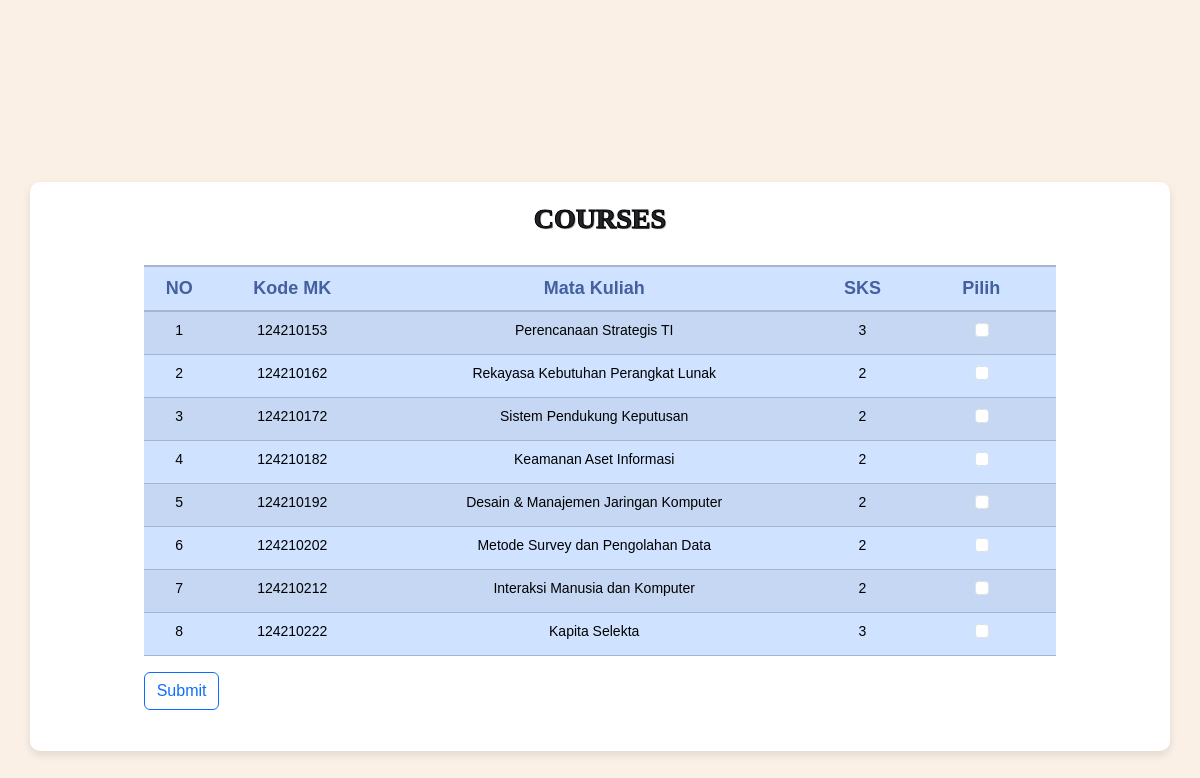
Screenshot of /matakuliahuser.php with the database file from the repository.
### tables this page shows
CREATE TABLE `matakuliah` (
  `no` int(10) NOT NULL,
  `kodemk` int(15) NOT NULL,
  `matakuliah` varchar(50) NOT NULL,
  `sks` int(2) NOT NULL
);

### matakuliahuser.php (the view, shortened to what this page needs)
<!DOCTYPE html>
<html lang="en">
<head>
    <link href="https://cdn.jsdelivr.net/npm/bootstrap@5.3.3/dist/css/bootstrap.min.css" rel="stylesheet">
</head>
<body style="background: linen">
<?php include 'navbar.php'; ?><br><br>
<div class="container">
        <h3 class="text-center">COURSES</h3><br>
        <form method="POST" action="prosesinputmk.php">
            <div class="row">
                <div class="col-md-10 mx-auto">
                    <table class="table table-primary table-striped table-hover">
                        <thead class="table-primary text-center table-group-divider">
                            <tr>
                                <th scope="col">NO</th>
                                <th scope="col">Kode MK</th>
                                <th scope="col">Mata Kuliah</th>
                                <th scope="col">SKS</th>
                                <th scope="col">Pilih</th>
                            </tr>
                        </thead>
                        <tbody class="table-primary text-center table-group-divider">
                            <?php
                            include 'koneksi.php';
                            $query = mysqli_query($connect, "SELECT * FROM matakuliah");
                            while ($data = mysqli_fetch_array($query)) { ?>
                                <tr>
                                    <td><?= $data['no']; ?></td>
                                    <td><?= $data['kodemk']; ?></td>
                                    <td><?= $data['matakuliah']; ?></td>
                                    <td><?= $data['sks']; ?></td>
                                    <td class="text-center">
                                        <div class="form-check">
                                            <input class="form-check-input"style="margin-left:40px" type="checkbox" name="pilih[]"
                                                value="<?= $data['no'] . ',' . $data['kodemk'] . ',' . $data['matakuliah'] . ',' . $data['sks']; ?>"
                                                id="flexCheckDefault">
                                        </div>
                                    </td>
                                </tr>
                            <?php } ?>
                        </tbody>
                    </table>
                    <button type="submit" class="btn btn-outline-primary">Submit</button><br><br>
                </div>
            </div>
        </form>
    </div>
</body>
</html>

### matakuliahuser.php (style rules this page uses)
body { background-color: linen; display: flex; justify-content: top; align-items: top; flex-direction: column; font-family: sans-serif; font-size: 14px; height: 100vh; margin-top: 70px; margin-bottom: 100px; }
.container h3 { font-weight: bold; font-family: 'Times New Roman', Times, serif; -webkit-text-stroke: 1px black; text-shadow: 1px 1px 1px gray; }
.container { padding: 20px; background: white; border-radius: 10px; box-shadow: 0 4px 8px rgba(0, 0, 0, 0.1); margin-top: 70px; }
.table thead th { color: rgba(9, 42, 117, 0.7); text-align: center; font-size: 18px; }
h3 { font-family: 'times new roman'; }

### rows the page displays
matakuliah: no "1", kodemk "124210153", matakuliah "Perencanaan Strategis TI", sks "3"
matakuliah: no "2", kodemk "124210162", matakuliah "Rekayasa Kebutuhan Perangkat Lunak", sks "2"
matakuliah: no "3", kodemk "124210172", matakuliah "Sistem Pendukung Keputusan", sks "2"
matakuliah: no "4", kodemk "124210182", matakuliah "Keamanan Aset Informasi", sks "2"
matakuliah: no "5", kodemk "124210192", matakuliah "Desain & Manajemen Jaringan Komputer", sks "2"
matakuliah: no "6", kodemk "124210202", matakuliah "Metode Survey dan Pengolahan Data", sks "2"
matakuliah: no "7", kodemk "124210212", matakuliah "Interaksi Manusia dan Komputer", sks "2"
matakuliah: no "8", kodemk "124210222", matakuliah "Kapita Selekta", sks "3"
